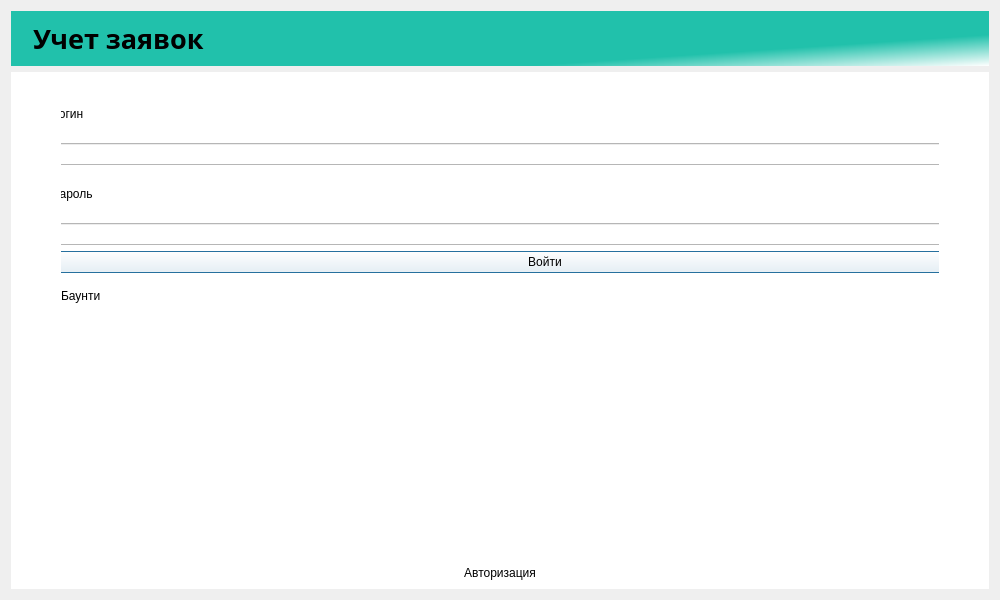
<?xml version="1.0" encoding="UTF-8"?>
<ui version="4.0">
 <class>Dialog</class>
 <widget class="QDialog" name="Dialog">
  <property name="geometry">
   <rect>
    <x>0</x>
    <y>0</y>
    <width>1000</width>
    <height>600</height>
   </rect>
  </property>
  <property name="minimumSize">
   <size>
    <width>1000</width>
    <height>600</height>
   </size>
  </property>
  <property name="windowTitle">
   <string>Dialog</string>
  </property>
  <layout class="QGridLayout" name="gridLayout">
   <item row="0" column="0">
    <widget class="QWidget" name="widget" native="true">
     <property name="styleSheet">
      <string notr="true">QWidget#widget{
background-color: qlineargradient(spread:pad, x1:0.719626, y1:0.767, x2:1, y2:1, stop:0 rgba(33, 193, 171, 255), stop:1 rgba(255, 255, 255, 255));
}</string>
     </property>
     <layout class="QHBoxLayout" name="horizontalLayout">
      <item>
       <layout class="QFormLayout" name="formLayout">
        <item row="0" column="0">
         <widget class="QLabel" name="label_2">
          <property name="text">
           <string/>
          </property>
          <property name="pixmap">
           <pixmap>борщ.png</pixmap>
          </property>
          <property name="scaledContents">
           <bool>true</bool>
          </property>
         </widget>
        </item>
        <item row="0" column="1">
         <widget class="QLabel" name="label">
          <property name="font">
           <font>
            <family>MathJax_Fraktur</family>
            <pointsize>20</pointsize>
            <italic>false</italic>
            <bold>true</bold>
           </font>
          </property>
          <property name="text">
           <string>Учет заявок</string>
          </property>
         </widget>
        </item>
       </layout>
      </item>
     </layout>
    </widget>
   </item>
   <item row="1" column="0">
    <widget class="QWidget" name="widget_2" native="true">
     <property name="styleSheet">
      <string notr="true">
background-color: rgb(255, 255, 255);</string>
     </property>
     <layout class="QVBoxLayout" name="verticalLayout_2">
      <property name="leftMargin">
       <number>50</number>
      </property>
      <property name="rightMargin">
       <number>50</number>
      </property>
      <item>
       <widget class="QStackedWidget" name="stackedWidget">
        <property name="currentIndex">
         <number>0</number>
        </property>
        <widget class="QWidget" name="page">
         <widget class="QWidget" name="widget_4" native="true">
          <property name="geometry">
           <rect>
            <x>-10</x>
            <y>10</y>
            <width>988</width>
            <height>182</height>
           </rect>
          </property>
          <property name="styleSheet">
           <string notr="true">background-color: rgb(255, 255, 255);</string>
          </property>
          <layout class="QVBoxLayout" name="verticalLayout_3">
           <item>
            <layout class="QVBoxLayout" name="verticalLayout">
             <item>
              <widget class="QLabel" name="Login">
               <property name="text">
                <string>Логин</string>
               </property>
              </widget>
             </item>
             <item>
              <widget class="QLineEdit" name="lineEdit"/>
             </item>
             <item>
              <widget class="QLabel" name="bbb">
               <property name="text">
                <string>Пароль</string>
               </property>
              </widget>
             </item>
             <item>
              <widget class="QLineEdit" name="PasswordField"/>
             </item>
             <item>
              <widget class="QPushButton" name="pushButton">
               <property name="text">
                <string>Войти</string>
               </property>
              </widget>
             </item>
            </layout>
           </item>
          </layout>
         </widget>
         <widget class="QWidget" name="widget_3" native="true">
          <property name="geometry">
           <rect>
            <x>0</x>
            <y>200</y>
            <width>988</width>
            <height>30</height>
           </rect>
          </property>
          <property name="styleSheet">
           <string notr="true">background-color: rgb(255, 255, 255);</string>
          </property>
          <layout class="QVBoxLayout" name="verticalLayout_4">
           <item>
            <widget class="QLabel" name="error">
             <property name="text">
              <string>Баунти</string>
             </property>
            </widget>
           </item>
          </layout>
         </widget>
        </widget>
        <widget class="QWidget" name="Zakazchik">
         <widget class="QLabel" name="label_4">
          <property name="geometry">
           <rect>
            <x>540</x>
            <y>180</y>
            <width>131</width>
            <height>18</height>
           </rect>
          </property>
          <property name="text">
           <string>Заказчик</string>
          </property>
         </widget>
        </widget>
        <widget class="QWidget" name="Master">
         <widget class="QLabel" name="label_5">
          <property name="geometry">
           <rect>
            <x>340</x>
            <y>140</y>
            <width>241</width>
            <height>18</height>
           </rect>
          </property>
          <property name="text">
           <string>Мастер</string>
          </property>
         </widget>
        </widget>
        <widget class="QWidget" name="Operator">
         <widget class="QLabel" name="label_6">
          <property name="geometry">
           <rect>
            <x>430</x>
            <y>130</y>
            <width>101</width>
            <height>41</height>
           </rect>
          </property>
          <property name="text">
           <string>Оператор</string>
          </property>
         </widget>
        </widget>
        <widget class="QWidget" name="Manager">
         <widget class="QLabel" name="label_7">
          <property name="geometry">
           <rect>
            <x>490</x>
            <y>200</y>
            <width>101</width>
            <height>31</height>
           </rect>
          </property>
          <property name="text">
           <string>Manager</string>
          </property>
         </widget>
        </widget>
       </widget>
      </item>
      <item>
       <widget class="QLabel" name="label_3">
        <property name="layoutDirection">
         <enum>Qt::LeftToRight</enum>
        </property>
        <property name="text">
         <string>&lt;html&gt;&lt;head/&gt;&lt;body&gt;&lt;p align=&quot;center&quot;&gt;Авторизация&lt;/p&gt;&lt;/body&gt;&lt;/html&gt;</string>
        </property>
       </widget>
      </item>
     </layout>
    </widget>
   </item>
  </layout>
 </widget>
 <resources/>
 <connections/>
</ui>
